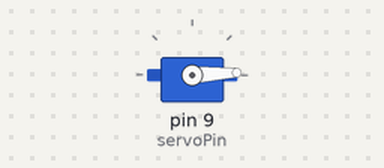
Simulated run of this sketch. Board: Arduino Uno, built with avr-gcc and run on an emulated ATmega328P. Parts: servo.

Above: at 0.05 s.
At 1.3 s:
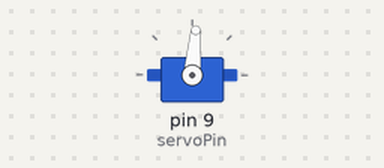
At 2.6 s:
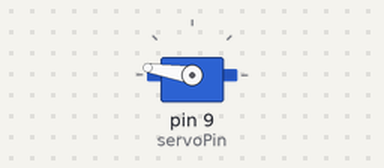
At 5.2 s:
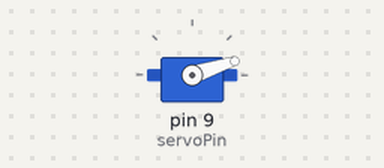
Timing chart, 0 to 7.1 s (numbered marks = the images above):
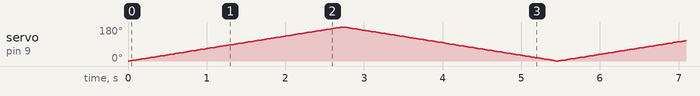

The sketch:

Servo_Motor_Control.ino
```cpp
// C++ code
//
#include <Servo.h>
Servo myServo;
int servoPin=9;
int i=0;
void setup()
{
  myServo.attach(servoPin);
}

void loop()
{
  for (i=0;i<=180;i+=1)
 {
  myServo.write(i);
  delay(15);
 }
 for (i=180;i>=0;i-=1)
 {
  myServo.write(i);
  delay(15);
 }
}
```
